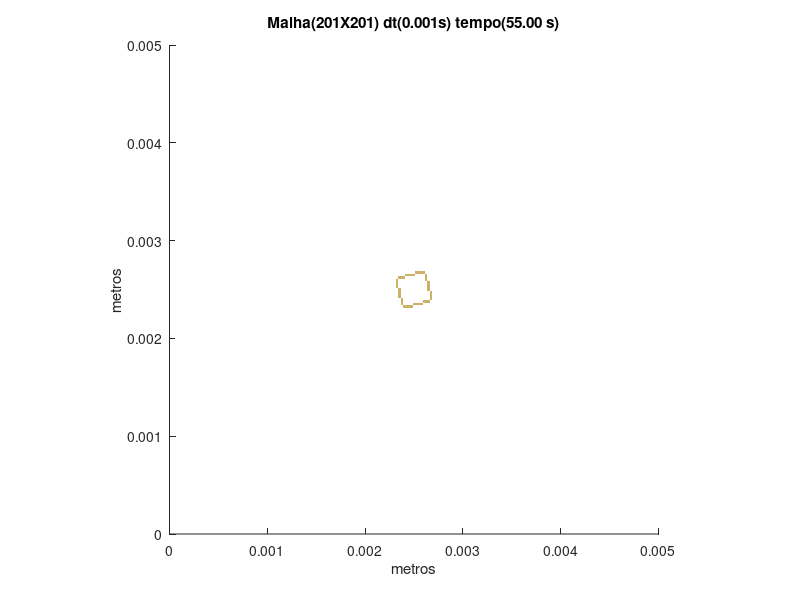

MATLAB code to generate this figure:
set (gca,'PlotBoxAspectRatio',[1 1 1],'Xlim',[0,0.005],'Ylim',[0,0.005])
hold on
title('Malha(201X201) dt(0.001s) tempo(55.00 s)')
hold on
ylabel('metros')
hold on
xlabel('metros')
hold on

fill([0.00238805970149254 0.00238805970149254 0.00241293532338308 0.00241293532338308],[0.0023134328358209 0.00233830845771144 0.00233830845771144 0.0023134328358209],[0.8,0.7,0.4],'LineStyle','none')

fill([0.00241293532338308 0.00241293532338308 0.00243781094527363 0.00243781094527363],[0.0023134328358209 0.00233830845771144 0.00233830845771144 0.0023134328358209],[0.8,0.7,0.4],'LineStyle','none')

fill([0.00243781094527363 0.00243781094527363 0.00246268656716418 0.00246268656716418],[0.0023134328358209 0.00233830845771144 0.00233830845771144 0.0023134328358209],[0.8,0.7,0.4],'LineStyle','none')

fill([0.00246268656716418 0.00246268656716418 0.00248756218905473 0.00248756218905473],[0.0023134328358209 0.00233830845771144 0.00233830845771144 0.0023134328358209],[0.8,0.7,0.4],'LineStyle','none')

fill([0.00236318407960199 0.00236318407960199 0.00238805970149254 0.00238805970149254],[0.00233830845771144 0.00236318407960199 0.00236318407960199 0.00233830845771144],[0.8,0.7,0.4],'LineStyle','none')

fill([0.00248756218905473 0.00248756218905473 0.00251243781094527 0.00251243781094527],[0.00233830845771144 0.00236318407960199 0.00236318407960199 0.00233830845771144],[0.8,0.7,0.4],'LineStyle','none')

fill([0.00251243781094527 0.00251243781094527 0.00253731343283582 0.00253731343283582],[0.00233830845771144 0.00236318407960199 0.00236318407960199 0.00233830845771144],[0.8,0.7,0.4],'LineStyle','none')

fill([0.00253731343283582 0.00253731343283582 0.00256218905472637 0.00256218905472637],[0.00233830845771144 0.00236318407960199 0.00236318407960199 0.00233830845771144],[0.8,0.7,0.4],'LineStyle','none')

fill([0.00256218905472637 0.00256218905472637 0.00258706467661692 0.00258706467661692],[0.00233830845771144 0.00236318407960199 0.00236318407960199 0.00233830845771144],[0.8,0.7,0.4],'LineStyle','none')

fill([0.00236318407960199 0.00236318407960199 0.00238805970149254 0.00238805970149254],[0.00236318407960199 0.00238805970149254 0.00238805970149254 0.00236318407960199],[0.8,0.7,0.4],'LineStyle','none')

fill([0.00258706467661692 0.00258706467661692 0.00261194029850746 0.00261194029850746],[0.00236318407960199 0.00238805970149254 0.00238805970149254 0.00236318407960199],[0.8,0.7,0.4],'LineStyle','none')

fill([0.00261194029850746 0.00261194029850746 0.00263681592039801 0.00263681592039801],[0.00236318407960199 0.00238805970149254 0.00238805970149254 0.00236318407960199],[0.8,0.7,0.4],'LineStyle','none')

fill([0.00263681592039801 0.00263681592039801 0.00266169154228856 0.00266169154228856],[0.00236318407960199 0.00238805970149254 0.00238805970149254 0.00236318407960199],[0.8,0.7,0.4],'LineStyle','none')

fill([0.00236318407960199 0.00236318407960199 0.00238805970149254 0.00238805970149254],[0.00238805970149254 0.00241293532338308 0.00241293532338308 0.00238805970149254],[0.8,0.7,0.4],'LineStyle','none')

fill([0.00266169154228856 0.00266169154228856 0.0026865671641791 0.0026865671641791],[0.00238805970149254 0.00241293532338308 0.00241293532338308 0.00238805970149254],[0.8,0.7,0.4],'LineStyle','none')

fill([0.00233830845771144 0.00233830845771144 0.00236318407960199 0.00236318407960199],[0.00241293532338308 0.00243781094527363 0.00243781094527363 0.00241293532338308],[0.8,0.7,0.4],'LineStyle','none')

fill([0.00266169154228856 0.00266169154228856 0.0026865671641791 0.0026865671641791],[0.00241293532338308 0.00243781094527363 0.00243781094527363 0.00241293532338308],[0.8,0.7,0.4],'LineStyle','none')

fill([0.00233830845771144 0.00233830845771144 0.00236318407960199 0.00236318407960199],[0.00243781094527363 0.00246268656716418 0.00246268656716418 0.00243781094527363],[0.8,0.7,0.4],'LineStyle','none')

fill([0.00266169154228856 0.00266169154228856 0.0026865671641791 0.0026865671641791],[0.00243781094527363 0.00246268656716418 0.00246268656716418 0.00243781094527363],[0.8,0.7,0.4],'LineStyle','none')

fill([0.00233830845771144 0.00233830845771144 0.00236318407960199 0.00236318407960199],[0.00246268656716418 0.00248756218905473 0.00248756218905473 0.00246268656716418],[0.8,0.7,0.4],'LineStyle','none')

fill([0.00266169154228856 0.00266169154228856 0.0026865671641791 0.0026865671641791],[0.00246268656716418 0.00248756218905473 0.00248756218905473 0.00246268656716418],[0.8,0.7,0.4],'LineStyle','none')

fill([0.00233830845771144 0.00233830845771144 0.00236318407960199 0.00236318407960199],[0.00248756218905473 0.00251243781094527 0.00251243781094527 0.00248756218905473],[0.8,0.7,0.4],'LineStyle','none')

fill([0.00263681592039801 0.00263681592039801 0.00266169154228856 0.00266169154228856],[0.00248756218905473 0.00251243781094527 0.00251243781094527 0.00248756218905473],[0.8,0.7,0.4],'LineStyle','none')

fill([0.0023134328358209 0.0023134328358209 0.00233830845771144 0.00233830845771144],[0.00251243781094527 0.00253731343283582 0.00253731343283582 0.00251243781094527],[0.8,0.7,0.4],'LineStyle','none')

fill([0.00263681592039801 0.00263681592039801 0.00266169154228856 0.00266169154228856],[0.00251243781094527 0.00253731343283582 0.00253731343283582 0.00251243781094527],[0.8,0.7,0.4],'LineStyle','none')

fill([0.0023134328358209 0.0023134328358209 0.00233830845771144 0.00233830845771144],[0.00253731343283582 0.00256218905472637 0.00256218905472637 0.00253731343283582],[0.8,0.7,0.4],'LineStyle','none')

fill([0.00263681592039801 0.00263681592039801 0.00266169154228856 0.00266169154228856],[0.00253731343283582 0.00256218905472637 0.00256218905472637 0.00253731343283582],[0.8,0.7,0.4],'LineStyle','none')

fill([0.0023134328358209 0.0023134328358209 0.00233830845771144 0.00233830845771144],[0.00256218905472637 0.00258706467661692 0.00258706467661692 0.00256218905472637],[0.8,0.7,0.4],'LineStyle','none')

fill([0.00263681592039801 0.00263681592039801 0.00266169154228856 0.00266169154228856],[0.00256218905472637 0.00258706467661692 0.00258706467661692 0.00256218905472637],[0.8,0.7,0.4],'LineStyle','none')

fill([0.0023134328358209 0.0023134328358209 0.00233830845771144 0.00233830845771144],[0.00258706467661692 0.00261194029850746 0.00261194029850746 0.00258706467661692],[0.8,0.7,0.4],'LineStyle','none')

fill([0.00261194029850746 0.00261194029850746 0.00263681592039801 0.00263681592039801],[0.00258706467661692 0.00261194029850746 0.00261194029850746 0.00258706467661692],[0.8,0.7,0.4],'LineStyle','none')

fill([0.00233830845771144 0.00233830845771144 0.00236318407960199 0.00236318407960199],[0.00261194029850746 0.00263681592039801 0.00263681592039801 0.00261194029850746],[0.8,0.7,0.4],'LineStyle','none')

fill([0.00236318407960199 0.00236318407960199 0.00238805970149254 0.00238805970149254],[0.00261194029850746 0.00263681592039801 0.00263681592039801 0.00261194029850746],[0.8,0.7,0.4],'LineStyle','none')

fill([0.00238805970149254 0.00238805970149254 0.00241293532338308 0.00241293532338308],[0.00261194029850746 0.00263681592039801 0.00263681592039801 0.00261194029850746],[0.8,0.7,0.4],'LineStyle','none')

fill([0.00261194029850746 0.00261194029850746 0.00263681592039801 0.00263681592039801],[0.00261194029850746 0.00263681592039801 0.00263681592039801 0.00261194029850746],[0.8,0.7,0.4],'LineStyle','none')

fill([0.00241293532338308 0.00241293532338308 0.00243781094527363 0.00243781094527363],[0.00263681592039801 0.00266169154228856 0.00266169154228856 0.00263681592039801],[0.8,0.7,0.4],'LineStyle','none')

fill([0.00243781094527363 0.00243781094527363 0.00246268656716418 0.00246268656716418],[0.00263681592039801 0.00266169154228856 0.00266169154228856 0.00263681592039801],[0.8,0.7,0.4],'LineStyle','none')

fill([0.00246268656716418 0.00246268656716418 0.00248756218905473 0.00248756218905473],[0.00263681592039801 0.00266169154228856 0.00266169154228856 0.00263681592039801],[0.8,0.7,0.4],'LineStyle','none')

fill([0.00248756218905473 0.00248756218905473 0.00251243781094527 0.00251243781094527],[0.00263681592039801 0.00266169154228856 0.00266169154228856 0.00263681592039801],[0.8,0.7,0.4],'LineStyle','none')

fill([0.00261194029850746 0.00261194029850746 0.00263681592039801 0.00263681592039801],[0.00263681592039801 0.00266169154228856 0.00266169154228856 0.00263681592039801],[0.8,0.7,0.4],'LineStyle','none')

fill([0.00251243781094527 0.00251243781094527 0.00253731343283582 0.00253731343283582],[0.00266169154228856 0.0026865671641791 0.0026865671641791 0.00266169154228856],[0.8,0.7,0.4],'LineStyle','none')

fill([0.00253731343283582 0.00253731343283582 0.00256218905472637 0.00256218905472637],[0.00266169154228856 0.0026865671641791 0.0026865671641791 0.00266169154228856],[0.8,0.7,0.4],'LineStyle','none')

fill([0.00256218905472637 0.00256218905472637 0.00258706467661692 0.00258706467661692],[0.00266169154228856 0.0026865671641791 0.0026865671641791 0.00266169154228856],[0.8,0.7,0.4],'LineStyle','none')

fill([0.00258706467661692 0.00258706467661692 0.00261194029850746 0.00261194029850746],[0.00266169154228856 0.0026865671641791 0.0026865671641791 0.00266169154228856],[0.8,0.7,0.4],'LineStyle','none')
